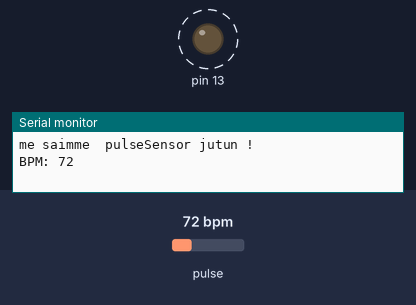
A sketch run on a simulated Arduino Uno, built with avr-gcc and run on an emulated ATmega328P. On the bench: output pins drawn as LEDs (lit = HIGH), the last lines printed to the serial monitor. Dashed ring = blinking. The inputs (shaded band) are chosen by the test bench; at power-on: pulse 72 bpm.

Above: at 1.2 s.
1.3 s: pulse set to 42 bpm
At 3.4 s:
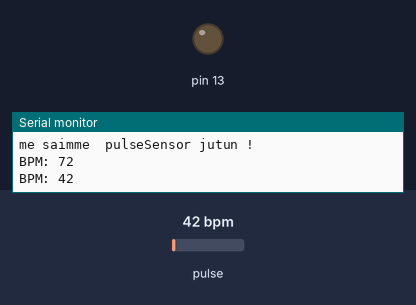
3.7 s: pulse set to 100 bpm
At 4.42 s:
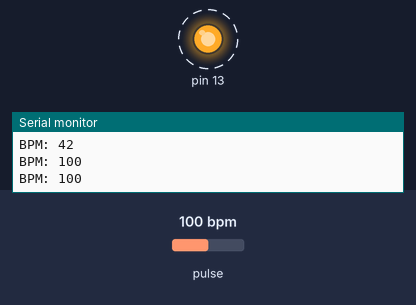
Timing chart, 0 to 12.7 s (numbered marks = the images above; inputs shaded):
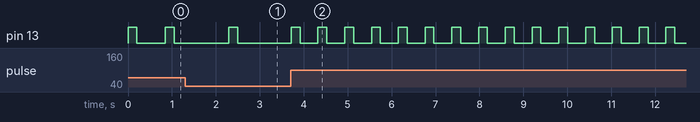

The sketch:

epeSYDANMITTARI.ino
```cpp
#define USE_ARDUINO_INTERRUPTS true
#include <PulseSensorPlayground.h>


const int PulseWire = 0;
const int LED13 = 13;
int Threshold = 550;


PulseSensorPlayground pulseSensor;


void setup() {

  Serial.begin(9600);


  pulseSensor.analogInput(PulseWire);
  pulseSensor.blinkOnPulse(LED13);
  pulseSensor.setThreshold(Threshold);


   if (pulseSensor.begin()) {
    Serial.println("me saimme  pulseSensor jutun !");
  }
}


void loop() {

 int myBPM = pulseSensor.getBeatsPerMinute();


if (pulseSensor.sawStartOfBeat()) {
 Serial.print("BPM: ");
 Serial.println(myBPM);
}

  delay(20);

}
```

Measured:
- after the input at 3.7 s, pin 13: alternates HIGH for 0.20 s and LOW for 0.41 s, starting after 0.62 s
